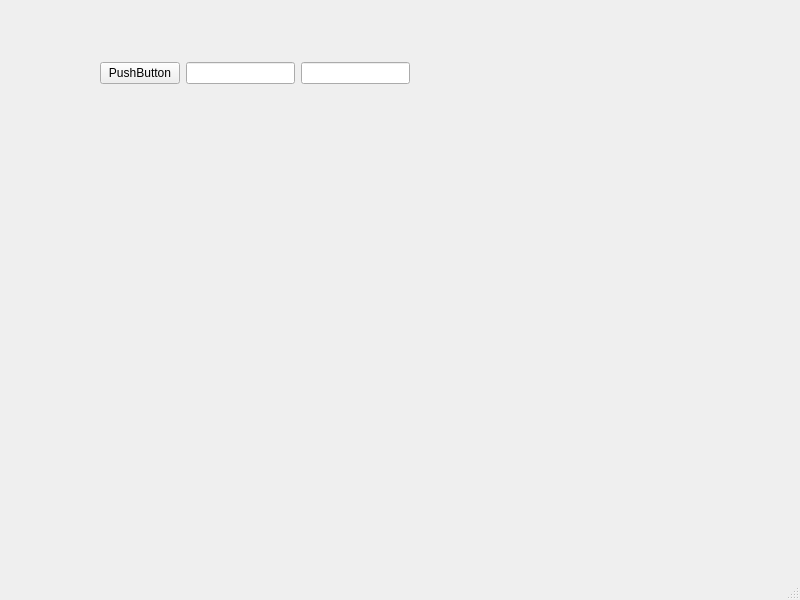
<?xml version="1.0" encoding="UTF-8"?>
<ui version="4.0">
 <class>MainWindow</class>
 <widget class="QMainWindow" name="MainWindow">
  <property name="geometry">
   <rect>
    <x>0</x>
    <y>0</y>
    <width>800</width>
    <height>600</height>
   </rect>
  </property>
  <property name="windowTitle">
   <string>MainWindow</string>
  </property>
  <widget class="QWidget" name="centralwidget">
   <widget class="QWidget" name="">
    <property name="geometry">
     <rect>
      <x>100</x>
      <y>60</y>
      <width>310</width>
      <height>26</height>
     </rect>
    </property>
    <layout class="QHBoxLayout" name="horizontalLayout">
     <item>
      <widget class="QPushButton" name="pushButton">
       <property name="text">
        <string>PushButton</string>
       </property>
      </widget>
     </item>
     <item>
      <widget class="QLineEdit" name="lineEdit"/>
     </item>
     <item>
      <widget class="QLineEdit" name="lineEdit_2"/>
     </item>
    </layout>
   </widget>
  </widget>
  <widget class="QMenuBar" name="menubar">
   <property name="geometry">
    <rect>
     <x>0</x>
     <y>0</y>
     <width>800</width>
     <height>21</height>
    </rect>
   </property>
  </widget>
  <widget class="QStatusBar" name="statusbar"/>
 </widget>
 <resources/>
 <connections/>
</ui>
